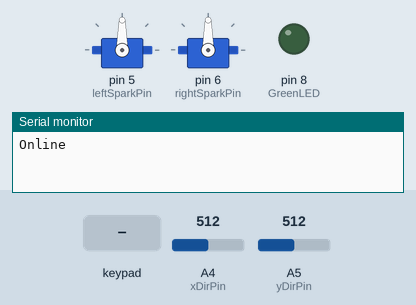
Simulated run of this sketch. Board: Arduino Uno, built with avr-gcc and run on an emulated ATmega328P. Parts: 2 × servo, output pins drawn as LEDs (lit = HIGH), the last lines printed to the serial monitor. The inputs (shaded band) are chosen by the test bench; at power-on: A4 (xDirPin) = 512, A5 (yDirPin) = 512.

Above: at 2.2 s.
2.3 s: key 'T' pressed
At 3.0 s:
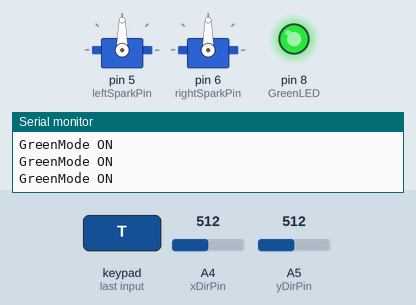
3.8 s: A4 (xDirPin) set to 716
At 4.1 s:
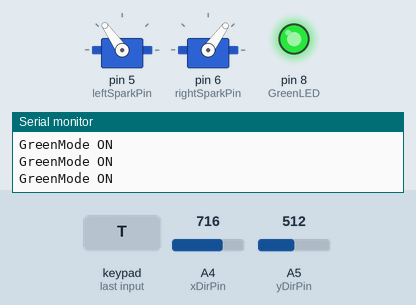
5.3 s: A5 (yDirPin) set to 716
At 6.4 s:
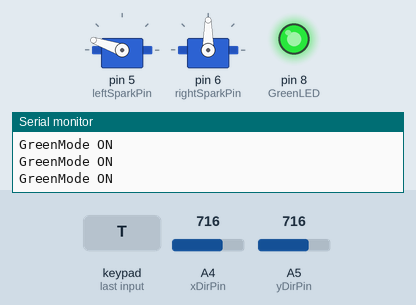
6.8 s: A4 (xDirPin) set to 900
At 7.5 s:
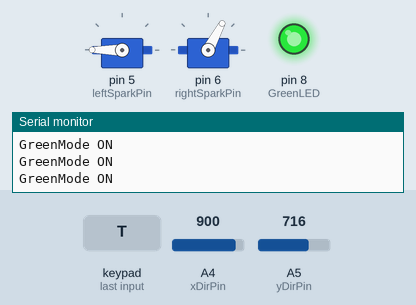
8.3 s: A5 (yDirPin) set to 900
At 8.7 s:
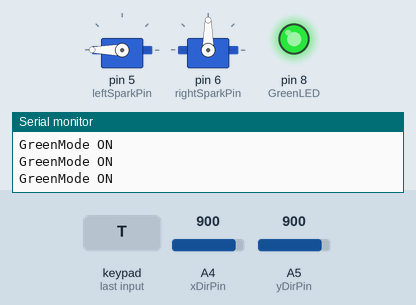
9.8 s: A5 (yDirPin) set to 1023
At 11.1 s:
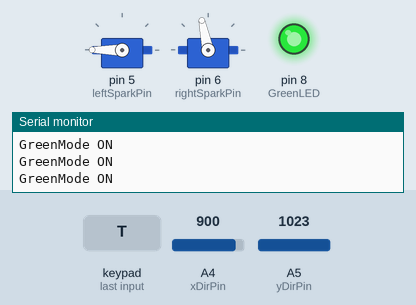
Timing chart, 0 to 12.3 s (numbered marks = the images above; inputs shaded):
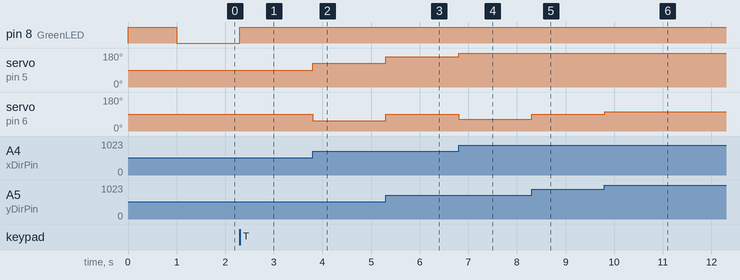

Measured:
- after the input at 2.3 s, pin 8 (GreenLED): LOW → HIGH at once
- after the input at 3.8 s, servo on pin 5 (leftSparkPin): 90° → 125° at once; servo on pin 6 (rightSparkPin): 90° → 54° at once
- after the input at 5.3 s, servo on pin 5 (leftSparkPin): 125° → 161° at once; servo on pin 6 (rightSparkPin): 54° → 90° at once
- after the input at 6.8 s, servo on pin 5 (leftSparkPin): 161° → 180° at once; servo on pin 6 (rightSparkPin): 90° → 62° at once
- after the input at 8.3 s, servo on pin 6 (rightSparkPin): 62° → 90° at once
- after the input at 9.8 s, servo on pin 6 (rightSparkPin): 90° → 102° at once

The sketch:

Joystick_Read.ino
```cpp
#include <Servo.h>

#define CUSTOM_SETTINGS
#define INCLUDE_GAMEPAD_MODULE
#include <Dabble.h>

int yDirPin = 5;
int xDirPin = 4;
double yDir = 0, xDir = 0;

int leftSparkPin = 5;
int rightSparkPin = 6;

const int GreenLED = 8;  //Digital pin 8
bool GreenMode = false;   // Start out disabled

const byte numChars = 32;
char receivedChars[numChars];   // an array to store the received data
boolean newData = false, debugSpeed = false, debugJoy = false;

Servo sparkLeft, sparkRight;

void setup() {
  // put your setup code here, to run once:

  Serial.begin(57600);      // make sure your Serial Monitor is also set at this baud rate.
  Dabble.begin(9600);       //Enter baudrate of your bluetooth.Connect bluetooth on Bluetooth port present on evive.
  Serial.println("Online");

   pinMode (GreenLED, OUTPUT);
  digitalWrite(GreenLED, HIGH);
  delay(1000);
  digitalWrite(GreenLED, LOW);

  sparkLeft.attach(leftSparkPin);
  sparkRight.attach(rightSparkPin);

  sparkLeft.write(90);
  sparkRight.write(90);
}

void loop() {

  recvMessage();
  dabbleStuff();
  readNewData();
  readJoy();
  if(GreenMode) {
     if(!Dabble.isAppConnected())
      HardStop("Not Connected");

    arcadeDrive(yDir,xDir,1);
  }else {
    double forwardSpeed = mapf(GamePad.getYaxisData(),-7,7,-1,1);
    double turnSpeed = mapf(GamePad.getXaxisData(),-7,7,-1,1);
    arcadeDrive(forwardSpeed,turnSpeed,1);
  }
  //delay(500);

}


void readJoy() {
  //max value 660 3v, 1014 5v
  //yDir = analogRead(yDirPin);
  //xDir = analogRead(xDirPin);
  yDir = mapf((float)analogRead(yDirPin), 0, 1023, -1.0, 1.0);
  xDir = mapf((float)analogRead(xDirPin), 0, 1023, -1.0, 1.0);

  if(debugJoy) {
    Serial.print("Y Dir: ");
    Serial.print(yDir);
    Serial.print(",");
    Serial.print(analogRead(yDirPin));
    Serial.print("; X Dir: ");
    Serial.print(xDir);
    Serial.print(",");
    Serial.print(analogRead(xDirPin));
    Serial.println();
  }
}

void arcadeDrive(double y, double x, double maxSpeed) {
  // y is the y axis of the joystick
  // x is the x axis of the SAME joystick
  if (abs(x) < .1)
    x = 0;
  if (abs(y) < .1)
    y = 0;

  if (abs(x) + abs(y) < maxSpeed) {
    tankDrive(y + x, y - x);

  } else {
    double betterX = (x / (abs(x) + abs(y))) * maxSpeed;
    double betterY = (y / (abs(x) + abs(y))) * maxSpeed;

    tankDrive(betterY + betterX, betterY - betterX);
  }
}

void tankDrive(double left, double right) {
  left = mapf(left,-1.0,1.0,0,180.0);
  right = mapf(right,-1.0,1.0,0,180.0);
  if(debugSpeed) {
    Serial.print("Left Speed: ");
    Serial.print(left);
    Serial.print(", Right Speed: ");
    Serial.println(right);
    Serial.println();
  }

  sparkLeft.write(left);
  sparkRight.write(right);
}

//no idea how this works
void recvMessage() {
    static int index = 0;
    char enter = '\n';
    char input;

    // send data only when you receive data:
    while (Serial.available() > 0 && newData == false) {
        input = Serial.read();

        //knows when message is over because arduino always puts '\n' or enter at end
        if (input != enter) {
            //adds indvudal chars it receices and adds that to result
            receivedChars[index] = input;
            index++;
            if (index >= numChars) {
                index = numChars - 1;
            }
        }
        else {
            //'\0' marks the end of a string so "I like \0 vape" would show "I like "
            receivedChars[index] = '\0'; // terminate the string
            index = 0;
            newData = true;
        }
    }
}

void dabbleStuff() {
  Dabble.processInput();             //this function is used to refresh data obtained from smartphone.Hence calling this function is mandatory in order to get data properly from your mobile.

  if ((GamePad.isTrianglePressed()) || (GamePad.isStartPressed()))
  {
    GreenMode = true;
    digitalWrite(GreenLED, HIGH);
    Serial.println("GreenMode ON");
  }

  if (GamePad.isCrossPressed())
  {
    GreenMode = false;
    digitalWrite(GreenLED, LOW);
    Serial.println("GreenMode OFF");
  }
}

void readNewData() {

    if (newData == true) {
        String message = receivedChars;
        newData = false;

        if(message.equalsIgnoreCase("Debug Speed"))
          debugSpeed = true;
        else if(message.equalsIgnoreCase("Debug Joystick"))
          debugJoy = true;
        else if(message.equalsIgnoreCase("Debug Hide")){
          debugSpeed = false;
          debugJoy = false;
        }
        else if(message.equalsIgnoreCase("Help")){
          Serial.println();
          Serial.println("Debug Speed: shows speeds sending to mortor");
          Serial.println("Debug Joystick: shows vaules recived by joystick");
          Serial.println("Debug Hide: hides any debug info");
          Serial.println("Help: your just used it moron");
        }
        else
        Serial.println("ERROR 104: "+ message + " not a regonized command");

    }
}

void HardStop(String error)
{
  sparkLeft.detach();
  sparkRight.detach();
  Serial.println(error);
  while (true)
  {
    digitalWrite(GreenLED, HIGH);
    delay(500);
    digitalWrite(GreenLED, LOW);
    delay(500);
  }
}

//agussted the range for a number
double mapf(double x, double in_min, double in_max, double out_min, double out_max) {
  double result;
  result = (x - in_min) * (out_max - out_min) / (in_max - in_min) + out_min;
  return result;
}
```
